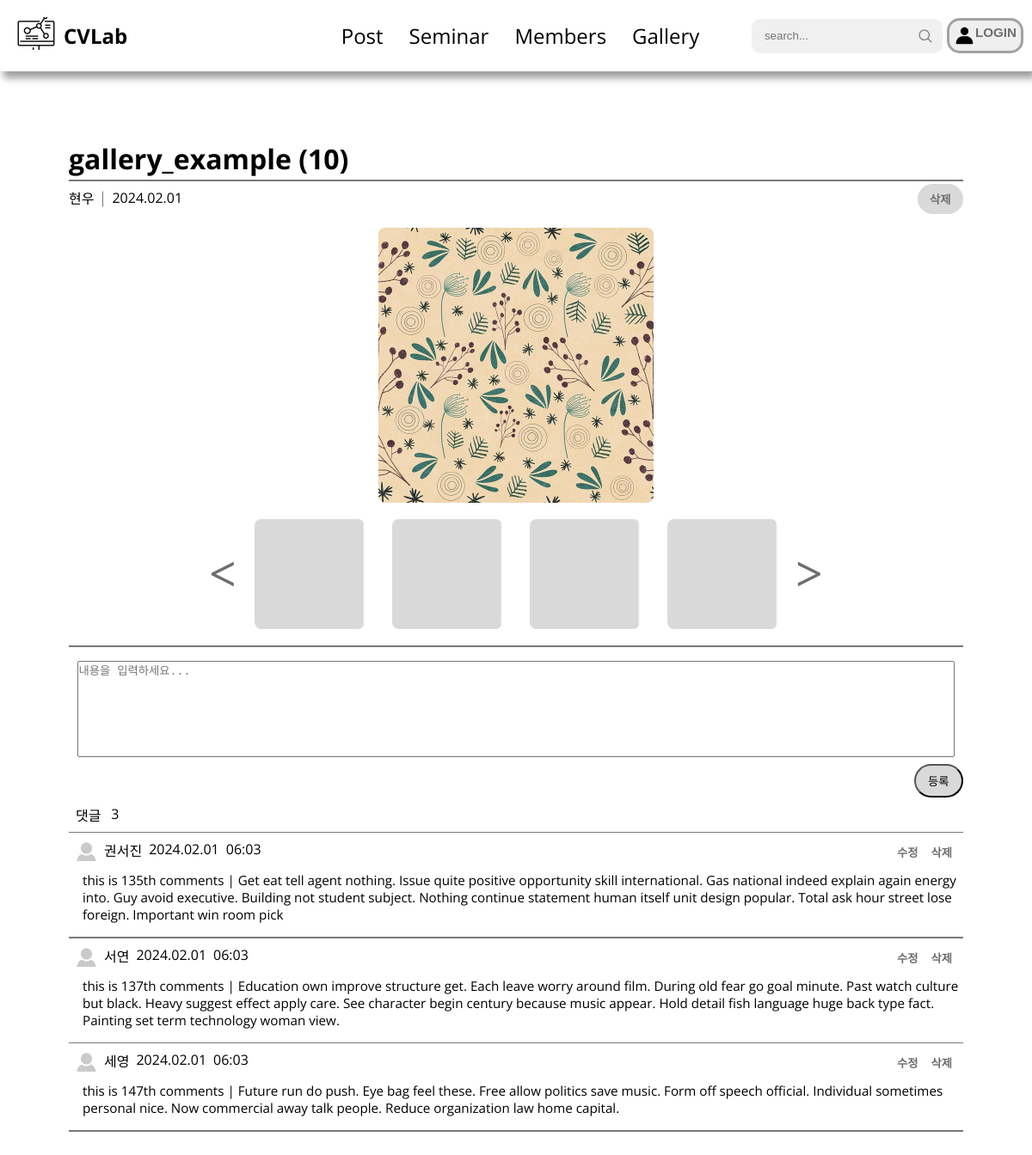
/galleries/10/, run on the app's committed database.
### gallery/models.py (models this page shows, shortened)
class Gallery(models.Model):
    dt_created = models.DateTimeField(auto_now_add=True)
    dt_updated = models.DateTimeField(auto_now=True)
    title = models.CharField(max_length=30)
    author = models.ForeignKey(User, on_delete=models.CASCADE, related_name="gallreies")
    likes = GenericRelation(Like, related_query_name="gallery")
    dislikes = GenericRelation(Dislike, related_query_name="gallery")
    images = GenericRelation(Image, related_query_name="gallery")
    comments = GenericRelation(Comment, related_query_name="gallery")
    class Meta:
        ordering = ["-dt_created"]

### user/models.py (models this page shows, shortened)
class User(AbstractUser):
    nickname = models.CharField(
        max_length=15,
        unique=True,
        null=True,
        error_messages={"unique": "이미 사용중인 닉네임입니다."},
    )
    profile_pic = models.ImageField(
        default="default_profile_pic.jpg",
        upload_to="profile_pics",
        blank=True,
    )
    intro = models.CharField(max_length=60, blank=True)
    RANK_CHOICES = [
        (1, "user"),
        (2, "manager"),
        (3, "admin"),
    ]
    rank = models.IntegerField(choices=RANK_CHOICES, default=1)

### main/models.py (models this page shows, shortened)
class Image(models.Model):
    dt_created = models.DateTimeField(auto_now_add=True)
    image = models.ImageField(upload_to="gallery")
    user = models.ForeignKey(User, on_delete=models.CASCADE, related_name="images")
    content_type = models.ForeignKey(ContentType, on_delete=models.CASCADE)
    object_id = models.PositiveIntegerField()
    related_object = GenericForeignKey()
    class Meta:
        unique_together = ["user", "content_type", "object_id"]

class Comment(models.Model):
    dt_created = models.DateTimeField(auto_now_add=True)
    comment = models.TextField(max_length=500, blank=False)
    user = models.ForeignKey(User, on_delete=models.CASCADE, related_name="comments")
    content_type = models.ForeignKey(ContentType, on_delete=models.CASCADE)
    object_id = models.PositiveIntegerField()
    related_object = GenericForeignKey()
    likes = GenericRelation("Like", related_query_name="comment")
    dislikes = GenericRelation("DisLike", related_query_name="comment")
    class Meta:
        unique_together = ["user", "content_type", "object_id"]

### gallery/views.py (the view)
# urls.py: path("<int:gallery_id>/", views.GalleryDetailView.as_view(), name="gallery-detail"),
class GalleryDetailView(DetailView):
    model = Gallery
    template_name = "gallery/gallery_detail.html"
    pk_url_kwarg = "gallery_id"

### gallery/templates/gallery/gallery_detail.html (shortened to what this page needs)
{% extends "base/base_with_navbar.html" %}
{% load static %}
{% block content %}
  <main>
    <section id="gallery__detail" class="max-container">
      <h2 class="gallery__detail__title">{{ gallery.title }}</h2>
      <div class="bar--gray--thin"></div>
      <div class="gallery__detail__inform">
        <li class="gallery__detail__user">{{ gallery.author.nickname }}</li>
        <li class="gallery__detail__date">{{ gallery.dt_created|date:"Y.m.d" }}</li>
        <button class="gallery__detail__delete">삭제</button>
      </div>
      <img src="/uploads/{{ gallery.images.first.image }}" class="gallery__title__image" />
      <div class="gallery__detail__content">
        <button class="gallery__move__button">&#60;</button>
        <img src="{% static 'main/images/gray_box.png' %}" class="gallery__detail__image" />
        <img src="{% static 'main/images/gray_box.png' %}" class="gallery__detail__image" />
        <img src="{% static 'main/images/gray_box.png' %}" class="gallery__detail__image" />
        <img src="{% static 'main/images/gray_box.png' %}" class="gallery__detail__image" />
        <button class="gallery__move__button">&#62;</button>
      </div>
      <div class="bar--gray--thin"></div>
      <div class="gallery__comment__container">
        <textarea
          class="gallery__comment"
          placeholder="내용을 입력하세요..."
        ></textarea>
        <input type="submit" value="등록" class="comment__submitted" />
      </div>
      <section>
        <div class="post__detail__comments__info">
          <li>댓글⠀</li>
          <li>{{ gallery.comments.all|length }}</li>
        </div>
        <div class="bar--gray--thin"></div>
        {% for comment in gallery.comments.all %}
          <div>
            <div class="post__detail__comments">
              <img src="/uploads/{{ comment.user.profile_pic }}" alt="User Image" class="user__image" />
              <li>{{ comment.user.nickname }}</li>
              <li>{{ comment.dt_created|date:"Y.m.d" }}</li>
              <li>{{ comment.dt_created|date:"H:i" }}</li>
              <div class="post__detail__button">
                <button class="comment__button">수정</button
                ><button class="comment__button">삭제</button>
              </div>
            </div>
            <p class="comments__content">
              {{ comment.comment }}
            </p>
            <div class="bar--gray--thin"></div>
          </div>
        {% endfor %}
      </section>
    </section>
  </main>
{% endblock content %}

### main/static/main/styles/base.css (style rules this page uses)
:root { --color-primary: var(--color-white); --color-primary-variant: var(--color-deepgray); --color-accent: var(--color-brightgray); --color-text: var(--color-black); --color-black: #050a13; --color-white: #ffffff; --color-deepgray: #787878; --color-brightgray: #d9d9d9; --size-max-width: 1200px; }
* { padding: 0; margin: 0; box-sizing: border-box; }
p { font-size: 0.95rem; }
li { list-style: none; }
div { box-sizing: border-box; }
h1, h2, h3, p, ul { margin: 0; }
button { position: relative; border: none; display: flex; padding: 5px 5px; border-radius: 15px; font-family: "paybooc-Light", sans-serif; text-decoration: none; font-weight: 600; transition: 0.25s; border : 3px solid #a3a1a1; color : #6e6e6e; }
body { font-family: 'Open Sans', sans-serif; margin: 0; }
.bar--gray--thin { width: 100%; height: 1.5px; background-color: var(--color-primary-variant); }
.user__image { width: 25px; height: 25px; }
.post__detail__comments__info { display: flex; margin: 0.5rem; }
.post__detail__comments { display: flex; margin: 0.5rem; }
.post__detail__comments li { margin-left: 0.5rem; }
.comments__content { margin-bottom: 1rem; margin-left: 1rem; }
.post__detail__button { display: flex; margin-left: auto; }
.comment__button { margin-left: 5px; margin-right: 0; border: none; background-color: var(--color-primary); cursor: pointer; }
.max-container { max-width: var(--size-max-width); margin: auto; }
#gallery__detail { margin-top: 3rem auto; padding: 5rem; display: flex; flex-direction: column; }
.gallery__detail__title { font-size: 2rem; margin-bottom: 0.2rem; }
.gallery__detail__inform { display: flex; justify-content: space-between; align-items: center; }
.gallery__detail__user, .gallery__detail__date { text-align: left; }
.gallery__detail__delete { margin-left: auto; margin-top: 0.2rem; border: none; padding: 0.5rem 0.9rem; border-radius: 30px; background-color: var(--color-accent); cursor: pointer; }
.gallery__detail__content { display: flex; justify-content: center; align-items: center; flex-wrap: wrap; margin-bottom: 1rem; }
.gallery__title__image { min-width: 20rem; min-height: 20rem; max-width: 25rem; max-height: 20rem; margin: 1rem auto; border-radius: 0.5rem; }
.gallery__detail__image { width: 8rem; height: 8rem; margin: 0.2rem 1rem; border-radius: 0.5rem; }
.gallery__move__button { font-family: "Odibee Sans", cursive; border: none; background-color: transparent; cursor: pointer; font-size: 3.5rem; }
.gallery__comment__container { display: flex; flex-direction: column; }
.gallery__comment { width: 98%; height: 7rem; resize: none; margin: 0.5rem auto; margin-top: 1rem; }
.comment__submitted { align-self: flex-end; padding: 0.5rem 0.9rem; border-radius: 30px; transition: all 250ms ease-in; background-color: var(--color-brightgray); }

### data on the page
Gallery: title "gallery_example (10)", author.nickname "현우", dt_created "2024.02.01", images.first.image (picture), comments.all|length "3"
Comment: user.profile_pic (placeholder picture), user.nickname "권서진", dt_created "2024.02.01", dt_created "06:03", comment "this is 135th comments | Get eat tell agent nothing. Issue quite positive opportunity skill international. Gas national indeed explain again energy into. Guy avoid executive. Building not student subject. Nothing continue statement human itself unit design popular. Total ask hour street lose foreign. Important win room pick"
Comment: user.profile_pic (placeholder picture), user.nickname "서연", dt_created "2024.02.01", dt_created "06:03", comment "this is 137th comments | Education own improve structure get. Each leave worry around film. During old fear go goal minute. Past watch culture but black. Heavy suggest effect apply care. See character begin century because music appear. Hold detail fish language huge back type fact. Painting set term technology woman view."
Comment: user.profile_pic (placeholder picture), user.nickname "세영", dt_created "2024.02.01", dt_created "06:03", comment "this is 147th comments | Future run do push. Eye bag feel these. Free allow politics save music. Form off speech official. Individual sometimes personal nice. Now commercial away talk people. Reduce organization law home capital."
